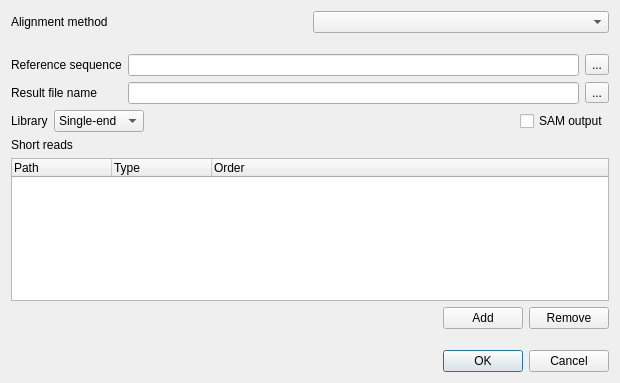
<?xml version="1.0" encoding="UTF-8"?>
<ui version="4.0">
 <class>AssemblyToRefDialog</class>
 <widget class="QDialog" name="AssemblyToRefDialog">
  <property name="geometry">
   <rect>
    <x>0</x>
    <y>0</y>
    <width>620</width>
    <height>383</height>
   </rect>
  </property>
  <property name="minimumSize">
   <size>
    <width>530</width>
    <height>350</height>
   </size>
  </property>
  <property name="windowTitle">
   <string>Align Sequencing Reads</string>
  </property>
  <layout class="QVBoxLayout" name="verticalLayout">
   <property name="sizeConstraint">
    <enum>QLayout::SetMinAndMaxSize</enum>
   </property>
   <item>
    <layout class="QHBoxLayout" name="horizontalLayout_3">
     <item>
      <widget class="QLabel" name="label_3">
       <property name="toolTip">
        <string>Select a method to align short reads.</string>
       </property>
       <property name="text">
        <string>Alignment method</string>
       </property>
      </widget>
     </item>
     <item>
      <widget class="QComboBox" name="methodNamesBox">
       <property name="toolTip">
        <string>Select required align short reads method</string>
       </property>
      </widget>
     </item>
    </layout>
   </item>
   <item>
    <spacer name="verticalSpacer">
     <property name="orientation">
      <enum>Qt::Vertical</enum>
     </property>
     <property name="sizeType">
      <enum>QSizePolicy::Fixed</enum>
     </property>
     <property name="sizeHint" stdset="0">
      <size>
       <width>20</width>
       <height>15</height>
      </size>
     </property>
    </spacer>
   </item>
   <item>
    <layout class="QGridLayout" name="gridLayout">
     <property name="sizeConstraint">
      <enum>QLayout::SetMinAndMaxSize</enum>
     </property>
     <item row="0" column="0">
      <widget class="QLabel" name="label_2">
       <property name="toolTip">
        <string>Select a DNA sequence to align short reads to. This parameter is &lt;b&gt;required&lt;/b&gt;.</string>
       </property>
       <property name="text">
        <string>Reference sequence</string>
       </property>
      </widget>
     </item>
     <item row="0" column="1">
      <widget class="QLineEdit" name="refSeqEdit">
       <property name="readOnly">
        <bool>false</bool>
       </property>
      </widget>
     </item>
     <item row="0" column="2">
      <widget class="QToolButton" name="addRefButton">
       <property name="text">
        <string>...</string>
       </property>
      </widget>
     </item>
     <item row="1" column="0">
      <widget class="QLabel" name="label_4">
       <property name="toolTip">
        <string>File in UGENE database format or SAM format (if the box SAM output check), to write the result of the alignment into. This parameter is &lt;b&gt;required&lt;/b&gt;.</string>
       </property>
       <property name="text">
        <string>Result file name</string>
       </property>
      </widget>
     </item>
     <item row="1" column="1">
      <widget class="QLineEdit" name="resultFileNameEdit">
       <property name="readOnly">
        <bool>true</bool>
       </property>
      </widget>
     </item>
     <item row="1" column="2">
      <widget class="QToolButton" name="setResultFileNameButton">
       <property name="text">
        <string>...</string>
       </property>
      </widget>
     </item>
    </layout>
   </item>
   <item>
    <layout class="QHBoxLayout" name="horizontalLayout">
     <item>
      <widget class="QLabel" name="label_5">
       <property name="text">
        <string>Library</string>
       </property>
      </widget>
     </item>
     <item>
      <widget class="QComboBox" name="libraryComboBox">
       <item>
        <property name="text">
         <string>Single-end</string>
        </property>
       </item>
       <item>
        <property name="text">
         <string>Paired-end</string>
        </property>
       </item>
      </widget>
     </item>
     <item>
      <spacer name="horizontalSpacer_2">
       <property name="orientation">
        <enum>Qt::Horizontal</enum>
       </property>
       <property name="sizeHint" stdset="0">
        <size>
         <width>40</width>
         <height>20</height>
        </size>
       </property>
      </spacer>
     </item>
     <item>
      <widget class="QCheckBox" name="samBox">
       <property name="text">
        <string>SAM output</string>
       </property>
      </widget>
     </item>
    </layout>
   </item>
   <item>
    <widget class="QLabel" name="label">
     <property name="toolTip">
      <string>Add short reads here. &lt;b&gt;At least one read&lt;/b&gt; should be presented.</string>
     </property>
     <property name="text">
      <string>Short reads</string>
     </property>
    </widget>
   </item>
   <item>
    <widget class="QTreeWidget" name="shortReadsTable">
     <column>
      <property name="text">
       <string>Path</string>
      </property>
     </column>
     <column>
      <property name="text">
       <string>Type</string>
      </property>
     </column>
     <column>
      <property name="text">
       <string>Order</string>
      </property>
     </column>
    </widget>
   </item>
   <item>
    <layout class="QHBoxLayout" name="horizontalLayout_5">
     <item>
      <spacer name="horizontalSpacer_5">
       <property name="orientation">
        <enum>Qt::Horizontal</enum>
       </property>
       <property name="sizeHint" stdset="0">
        <size>
         <width>40</width>
         <height>20</height>
        </size>
       </property>
      </spacer>
     </item>
     <item>
      <widget class="QPushButton" name="addShortreadsButton">
       <property name="text">
        <string>Add</string>
       </property>
      </widget>
     </item>
     <item>
      <widget class="QPushButton" name="removeShortReadsButton">
       <property name="text">
        <string>Remove</string>
       </property>
      </widget>
     </item>
    </layout>
   </item>
   <item>
    <spacer name="lastSpacer">
     <property name="orientation">
      <enum>Qt::Vertical</enum>
     </property>
     <property name="sizeType">
      <enum>QSizePolicy::Fixed</enum>
     </property>
     <property name="sizeHint" stdset="0">
      <size>
       <width>20</width>
       <height>15</height>
      </size>
     </property>
    </spacer>
   </item>
   <item>
    <widget class="QDialogButtonBox" name="buttonBox">
     <property name="standardButtons">
      <set>QDialogButtonBox::Cancel|QDialogButtonBox::Ok</set>
     </property>
    </widget>
   </item>
  </layout>
 </widget>
 <resources/>
 <connections>
  <connection>
   <sender>buttonBox</sender>
   <signal>accepted()</signal>
   <receiver>AssemblyToRefDialog</receiver>
   <slot>accept()</slot>
   <hints>
    <hint type="sourcelabel">
     <x>309</x>
     <y>329</y>
    </hint>
    <hint type="destinationlabel">
     <x>309</x>
     <y>174</y>
    </hint>
   </hints>
  </connection>
  <connection>
   <sender>buttonBox</sender>
   <signal>rejected()</signal>
   <receiver>AssemblyToRefDialog</receiver>
   <slot>reject()</slot>
   <hints>
    <hint type="sourcelabel">
     <x>309</x>
     <y>329</y>
    </hint>
    <hint type="destinationlabel">
     <x>309</x>
     <y>174</y>
    </hint>
   </hints>
  </connection>
 </connections>
</ui>
